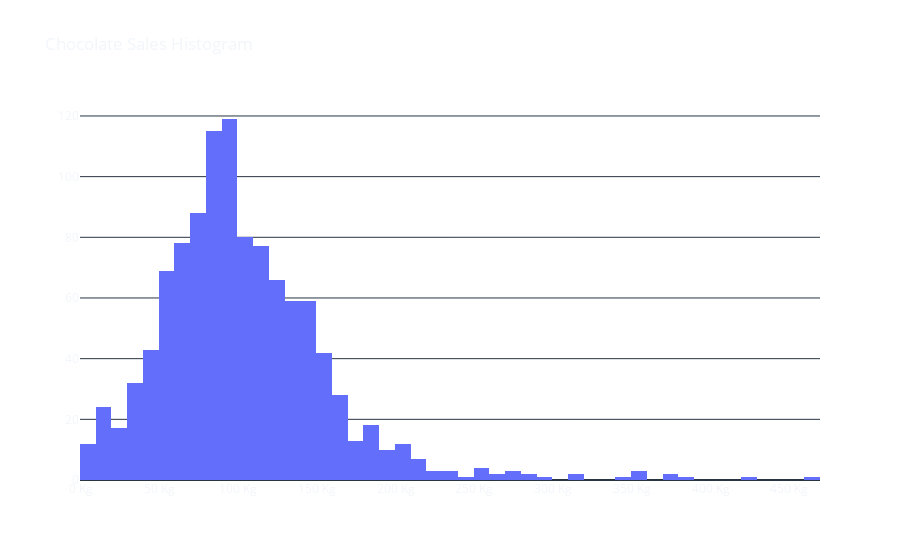
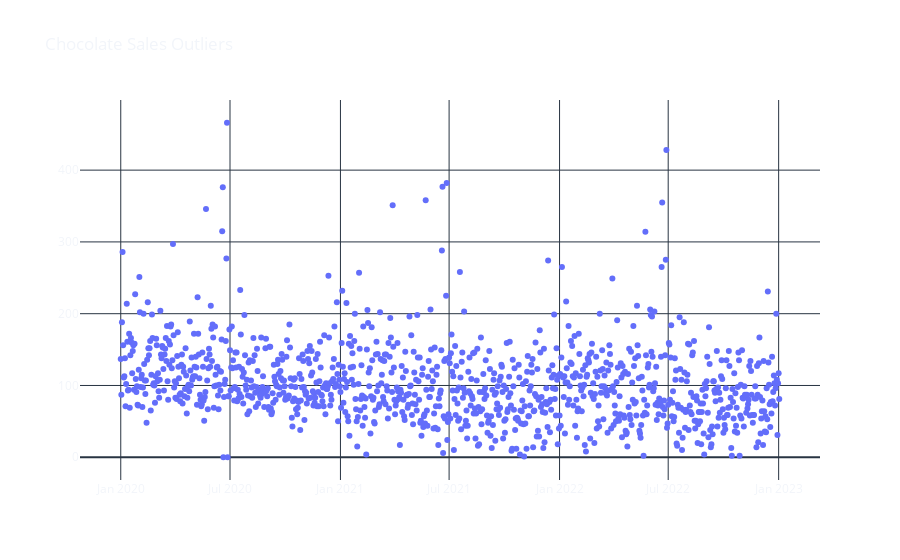

Source (notebook cell) for these figures, in order:
### Markdown cell above
**Our data seems to give a pattern that repeats strongly every year (it also has a "_stable_" cycle for periods of a week and a month). We also have a pretty considerable `variance`. Some of the values in our dataset could be `outliers`.**

> **Note: In statistics and machine learning, an `outlier` is an observation that is significantly different from other observations in the dataset. `Outliers` can be caused by measurement or recording errors, natural variations in the data, or rare events. `Outliers` can have a large effect on the mean, variance, and other statistics that are used to summarize the data, and can affect the performance of machine learning models that are trained on the data.**

**Let us plot the histogram to get a better understanding of the value distribution of our sales.**

### Code cell
fig = go.Figure(data=[go.Histogram(x=df.sales)])

fig.update_xaxes(showgrid=False, ticksuffix=' Kg', showline=False, mirror=False)
fig.update_yaxes(showgrid=True)

fig.update_layout(
template='plotly_dark',
title=f"Chocolate Sales Histogram",
paper_bgcolor='rgba(0, 0, 0, 0)',
plot_bgcolor='rgba(0, 0, 0, 0)',
)

fig.show()

fig = go.Figure(data=go.Scatter(x=df.dates, 
                                y=df.sales, mode='markers'))

fig.update_layout(
template='plotly_dark',
title=f"Chocolate Sales Outliers",
paper_bgcolor='rgba(0, 0, 0, 0)',
plot_bgcolor='rgba(0, 0, 0, 0)',
)

fig.show()

### Figure 1 — Plotly figure (JSON) as saved in the notebook; plotly's stock layout.template omitted (floating-point values rounded to 4 significant figures; data arrays with more than 128 entries replaced by an {"elided": "..."} marker saying what was removed)
{"data": [{"type": "histogram", "x": {"elided": "1098 int values"}}], "layout": {"paper_bgcolor": "rgba(0, 0, 0, 0)", "plot_bgcolor": "rgba(0, 0, 0, 0)", "title": {"text": "Chocolate Sales Histogram"}, "xaxis": {"mirror": false, "showgrid": false, "showline": false, "ticksuffix": " Kg"}, "yaxis": {"showgrid": true}}}

### Figure 2 — Plotly figure (JSON) as saved in the notebook; plotly's stock layout.template omitted (floating-point values rounded to 4 significant figures; data arrays with more than 128 entries replaced by an {"elided": "..."} marker saying what was removed)
{"data": [{"mode": "markers", "type": "scatter", "x": {"elided": "1098 str values"}, "y": {"elided": "1098 int values"}}], "layout": {"paper_bgcolor": "rgba(0, 0, 0, 0)", "plot_bgcolor": "rgba(0, 0, 0, 0)", "title": {"text": "Chocolate Sales Outliers"}}}
